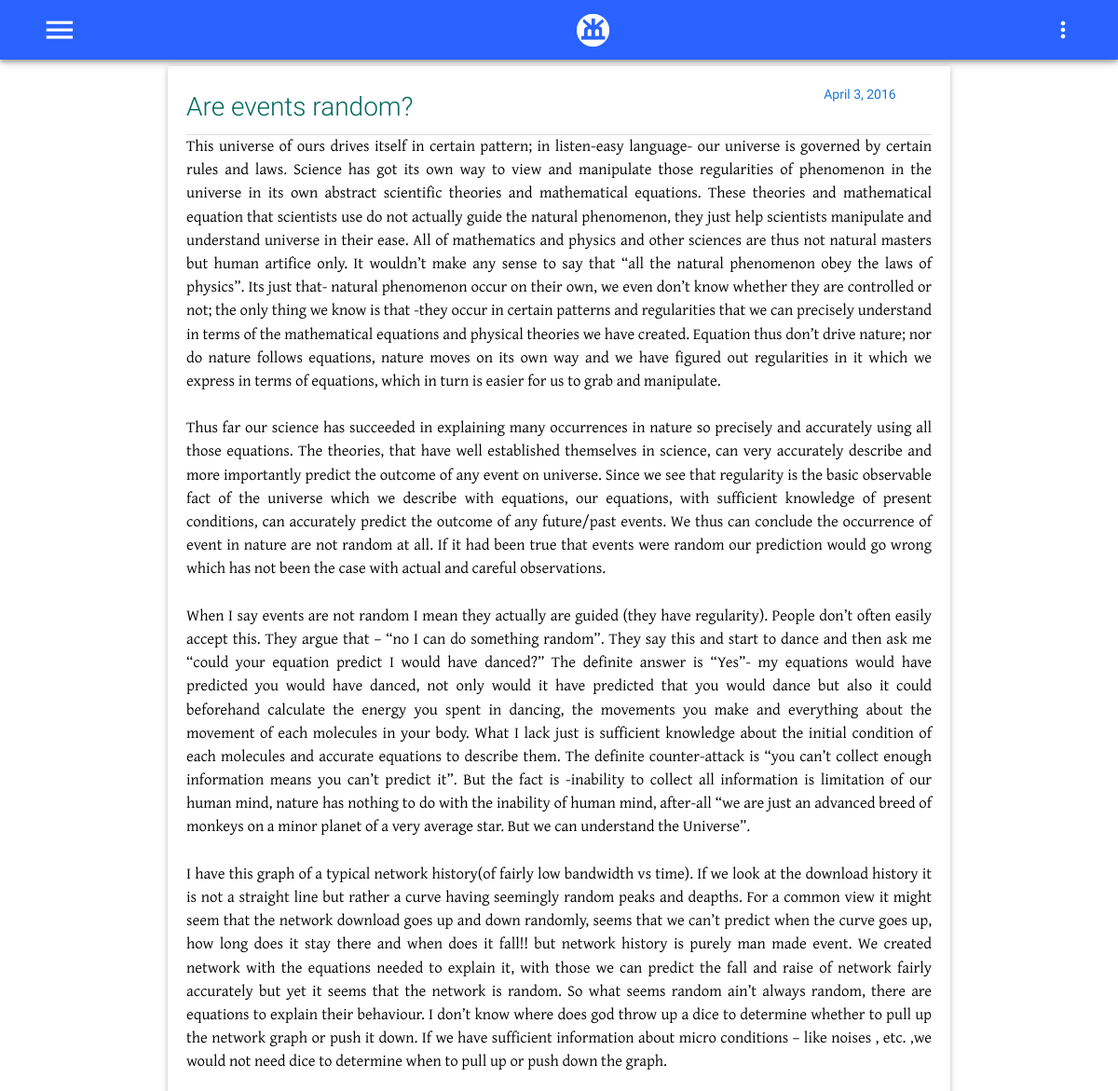
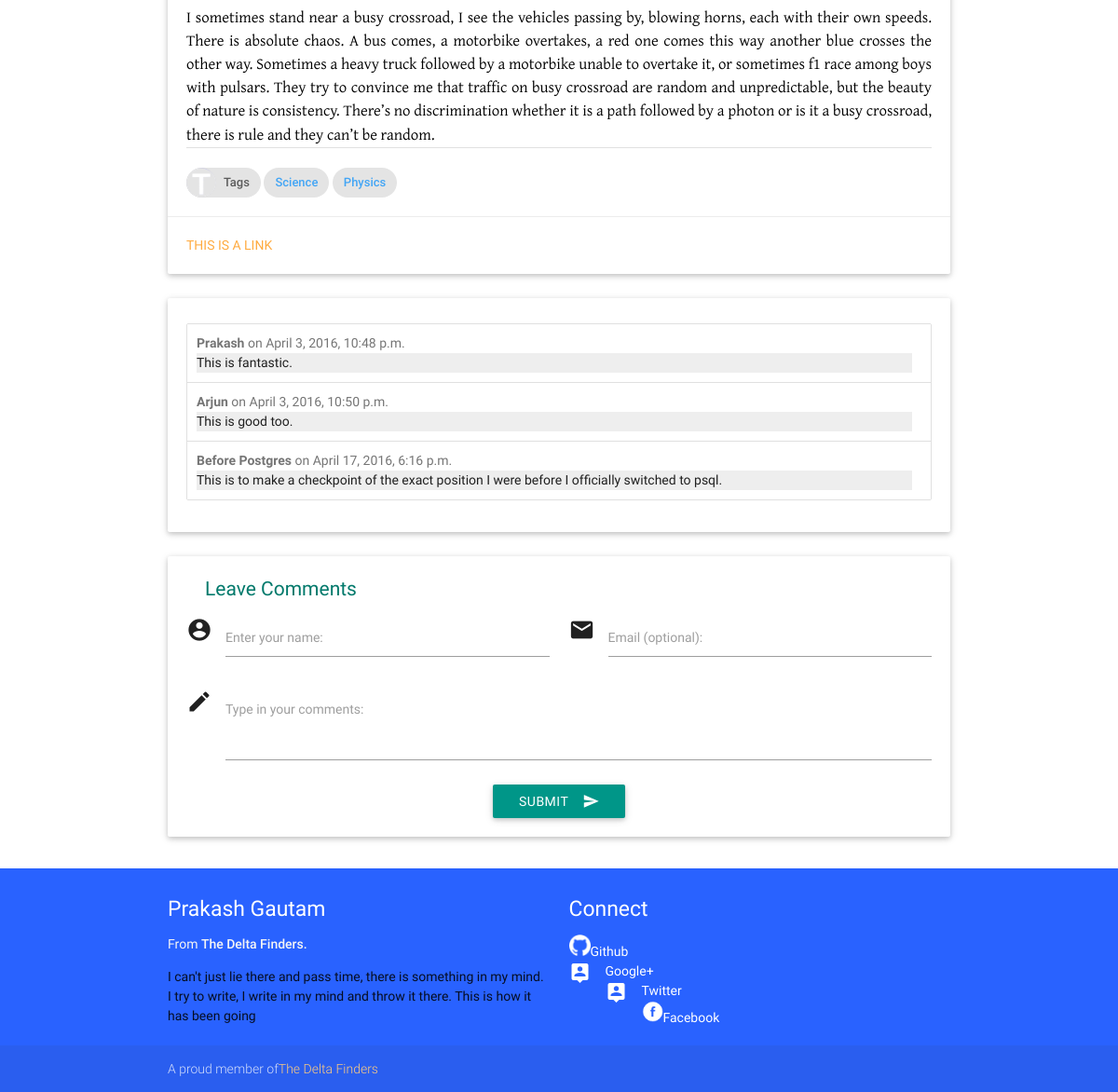
/blog/detail/are-events-random, run on the app's committed database (2 pictures, top to bottom).
### Blog/models.py (models this page shows, shortened)
class BlogPost(models.Model):
    title = models.CharField(max_length=200,unique=True)
    body = models.TextField()
    createdate = models.DateTimeField(auto_now_add=True)
    updatedate = models.DateTimeField(auto_now=True)
    tags = models.ManyToManyField('Tag',blank=True)
    slug = models.SlugField(max_length=200, unique=True,allow_unicode=True)

class Tag(models.Model):
    word = models.CharField(max_length=100,unique=True)
    def __str__(self):
        return self.word

class Comment(models.Model):
    commenter = models.CharField(max_length=40)
    comment = models.TextField()
    postdate = models.DateTimeField(auto_now_add=True)
    blogpost = models.ForeignKey('BlogPost')

### Blog/views.py (the view, shortened to what this page needs)
# urls.py: url(r'^detail/(?P<pslug>[\w-]+)$', views.BlogDetail.as_view(), name='detail'),
class BlogDetail(View):
    def get(self,request,pslug):
        currentpost = get_object_or_404(BlogPost,slug=pslug)
        comments = Comment.objects.filter(blogpost=currentpost)
        template = loader.get_template('Blog/details.html')
        form = CommentForm()
        context = {
            'post' : currentpost,
            'form' : form,
            'comments' : comments,
        }
        return HttpResponse(template.render(context,request))

### Blog/forms.py
class CommentForm(forms.Form):
    commenter = forms.CharField(label='Enter your name', max_length = 100)
    email = forms.EmailField(label='Email (optional)')
    comment = forms.CharField(label='Type in your comments',
            widget=forms.Textarea(attrs =
        {'class':'materialize-textarea'}))

### Blog/templates/Blog/details.html
{%extends "base.html" %}
{%load staticfiles %}
{%block bodycontent %}
<div class="container">
<div class="row">
    <div class="col l12 s12 m12">
      <div class="card">
        <div class="card-content black-text">
          <div class="row">
              <div class="col s12 m8 l10">
                  <span class="card-title teal-text text-darken-3" style="font-size: 2em">
                      {{post.title}}
                  </span>
              </div>
              <div class="col s12 m4  l2">
                  <span class="blue-text text-darken-2" style="text-align: right;">{{post.createdate|date:"F j, Y"}}</span>
              </div>
            </div>
            <div class="divider"></div>
            <div class="pr-blog-content" style="text-align: justify; font-size: 1.2em">
            <p>
                {{post.body|linebreaksbr}}
            </p>
          </div>
          <div class="divider"></div>
          <br/>
          <div class="chip">
                <img src="{%static 'images/capital-t.png'%}" alt="Tags">
                Tags
          </div>
          {%for tag in post.tags.all %}
          <a href="#"><div class="chip blue-text text-lighten-1">{{tag}}</div></a>
          {%endfor %}
        </div>
        <div class="card-action">
          <a href="#">This is a link</a>
        </div>
      </div>
    </div>
</div>
{% include "Blog/comment.html" %}
</div>
{%endblock bodycontent %}

### Blog/templates/Blog/comment.html (shortened to what this page needs)
{%block postedcomments %}
{%if comments %}
<div class="row">
  <div class="col s12">
    <div class="card">
      <div class="card-content">
        <ul class="collection">
        {% for comment in comments %}
           <li class="collection-item" style="padding-left: 10px;">
             <span class="grey-text text-darken-1">
                 <b>{{comment.commenter}}</b> on {{comment.postdate}}
             </span>
             <div class="grey lighten-3">
                 <div class="text-flow"> <p>{{comment.comment}}</p> </div>
             </div>
           </li>
        {%endfor %}
        </ul>
      </div>
    </div>
  </div>
</div>
{%endif%}
{%endblock postedcomments %}
{%block commentform%}
<div class="row">
  <div class="col s12">
    <div class="card">
      <div class="card-content">
        <div>
        <span class="card-content teal-text text-darken-2" style="font-size:1.5em">Leave Comments</span>
        </div>
        <form action="{% url 'blog:detail' pslug=post.slug %}" method="post">
           <div class="row">
             <div class="input-field col s6">
               <i class="material-icons prefix">account_circle</i>
               {{form.commenter}}
               {{form.commenter.label_tag}}
             </div>
             <div class="input-field col s6">
               <i class="material-icons prefix">email</i>
               {{form.email}}
               {{form.email.label_tag }}
             </div>
           </div>
           <div class="row">
           <div class="input-field col s12">
             <i class="material-icons prefix">mode_edit</i>
             {{form.comment}}
             {{form.comment.label_tag}}
           </div>
          </div>
          <div class="center-align">
          <button class="btn waves-effect waves-light teal" type="submit" name="submit">Submit
              <i class="material-icons right">send</i>
          </button>
          </div>
        </form>
      </div>
    </div>
  </div>
</div>
{%endblock commentform%}

### static/css/style.css (style rules this page uses)
html { font-size: 14px; }
.pr-blog-content, .pr-word-meaning { font-family: 'Gentium Served' ; }
.row { margin-bottom: 5px; }

### data on the page
BlogPost: title "Are events random?", createdate "April 3, 2016", body "This universe of ours drives itself in certain pattern; in listen-easy language- our universe is governed by certain rules and laws. Science has got its own way to view and manipulate those regularities of phenomenon in the universe in its own abstract scientific theories and mathematical equations. These theories and mathematical equation that scientists use do not actually guide the natural phenomenon, they just help scientists manipulate and understand universe in their ease. All of mathematics and physics and other sciences are thus not natural masters but human artifice only. It wouldn’t make any sense to say that “all the natural phenomenon obey the laws of physics”. Its just that-…"
Tag: word "Science"
Tag: word "Physics"
Comment: commenter "Prakash", postdate "April 3, 2016, 10:48 p.m.", comment "This is fantastic."
Comment: commenter "Arjun", postdate "April 3, 2016, 10:50 p.m.", comment "This is good too."
Comment: commenter "Before Postgres", postdate "April 17, 2016, 6:16 p.m.", comment "This is to make a checkpoint of the exact position I were before I officially switched to psql."
